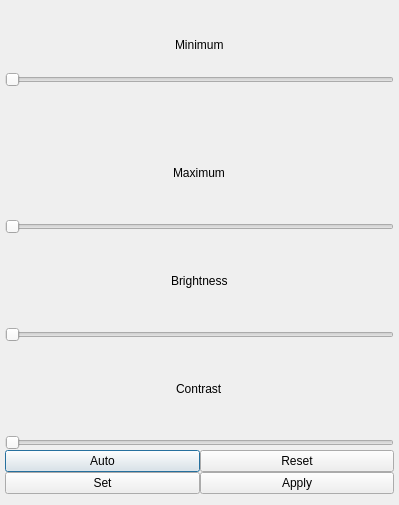
<?xml version="1.0" encoding="UTF-8"?>
<ui version="4.0">
 <class>BrightnessContrast</class>
 <widget class="QDialog" name="BrightnessContrast">
  <property name="windowModality">
   <enum>Qt::NonModal</enum>
  </property>
  <property name="enabled">
   <bool>true</bool>
  </property>
  <property name="geometry">
   <rect>
    <x>0</x>
    <y>0</y>
    <width>399</width>
    <height>505</height>
   </rect>
  </property>
  <property name="windowTitle">
   <string>Dialog</string>
  </property>
  <layout class="QVBoxLayout" name="verticalLayout">
   <property name="spacing">
    <number>0</number>
   </property>
   <property name="leftMargin">
    <number>5</number>
   </property>
   <property name="topMargin">
    <number>18</number>
   </property>
   <property name="rightMargin">
    <number>5</number>
   </property>
   <item>
    <layout class="QVBoxLayout" name="Minbox">
     <property name="spacing">
      <number>0</number>
     </property>
     <property name="sizeConstraint">
      <enum>QLayout::SetDefaultConstraint</enum>
     </property>
     <item alignment="Qt::AlignHCenter|Qt::AlignVCenter">
      <widget class="QLabel" name="Min">
       <property name="text">
        <string>Minimum</string>
       </property>
      </widget>
     </item>
     <item alignment="Qt::AlignTop">
      <widget class="QSlider" name="horizontalSlider">
       <property name="orientation">
        <enum>Qt::Horizontal</enum>
       </property>
      </widget>
     </item>
    </layout>
   </item>
   <item>
    <layout class="QVBoxLayout" name="Maxbox">
     <property name="spacing">
      <number>0</number>
     </property>
     <item alignment="Qt::AlignHCenter">
      <widget class="QLabel" name="Max">
       <property name="text">
        <string>Maximum</string>
       </property>
      </widget>
     </item>
     <item>
      <widget class="QSlider" name="maxBar">
       <property name="orientation">
        <enum>Qt::Horizontal</enum>
       </property>
      </widget>
     </item>
    </layout>
   </item>
   <item>
    <layout class="QVBoxLayout" name="Brightbox">
     <property name="spacing">
      <number>0</number>
     </property>
     <item alignment="Qt::AlignHCenter">
      <widget class="QLabel" name="Bright">
       <property name="text">
        <string>Brightness</string>
       </property>
      </widget>
     </item>
     <item>
      <widget class="QSlider" name="brightBar">
       <property name="orientation">
        <enum>Qt::Horizontal</enum>
       </property>
      </widget>
     </item>
    </layout>
   </item>
   <item>
    <layout class="QVBoxLayout" name="Contbox">
     <property name="spacing">
      <number>0</number>
     </property>
     <item alignment="Qt::AlignHCenter">
      <widget class="QLabel" name="Cont">
       <property name="text">
        <string>Contrast</string>
       </property>
      </widget>
     </item>
     <item>
      <widget class="QSlider" name="contBar">
       <property name="orientation">
        <enum>Qt::Horizontal</enum>
       </property>
      </widget>
     </item>
    </layout>
   </item>
   <item>
    <layout class="QGridLayout" name="BttnBox">
     <property name="spacing">
      <number>0</number>
     </property>
     <item row="0" column="0">
      <widget class="QPushButton" name="autoBttn">
       <property name="text">
        <string>Auto</string>
       </property>
      </widget>
     </item>
     <item row="1" column="0">
      <widget class="QPushButton" name="setBttn">
       <property name="text">
        <string>Set</string>
       </property>
      </widget>
     </item>
     <item row="1" column="1">
      <widget class="QPushButton" name="applyBttn">
       <property name="text">
        <string>Apply</string>
       </property>
      </widget>
     </item>
     <item row="0" column="1">
      <widget class="QPushButton" name="resetBttn">
       <property name="text">
        <string>Reset</string>
       </property>
      </widget>
     </item>
    </layout>
   </item>
  </layout>
 </widget>
 <resources/>
 <connections/>
</ui>
